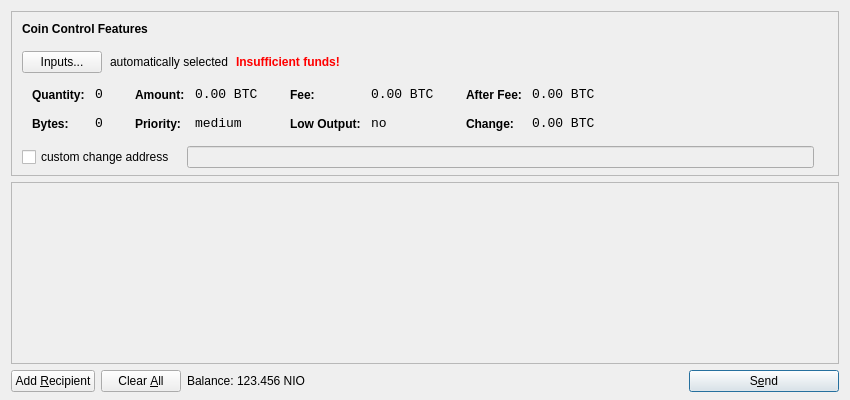
<?xml version="1.0" encoding="UTF-8"?>
<ui version="4.0">
 <class>SendCoinsDialog</class>
 <widget class="QDialog" name="SendCoinsDialog">
  <property name="geometry">
   <rect>
    <x>0</x>
    <y>0</y>
    <width>850</width>
    <height>400</height>
   </rect>
  </property>
  <property name="windowTitle">
   <string>Send Coins</string>
  </property>
  <layout class="QVBoxLayout" name="verticalLayout" stretch="0,1,0">
   <property name="bottomMargin">
    <number>8</number>
   </property>
   <item>
    <widget class="QFrame" name="frameCoinControl">
     <property name="sizePolicy">
      <sizepolicy hsizetype="Expanding" vsizetype="Expanding">
       <horstretch>0</horstretch>
       <verstretch>0</verstretch>
      </sizepolicy>
     </property>
     <property name="maximumSize">
      <size>
       <width>16777215</width>
       <height>16777215</height>
      </size>
     </property>
     <property name="frameShape">
      <enum>QFrame::StyledPanel</enum>
     </property>
     <property name="frameShadow">
      <enum>QFrame::Sunken</enum>
     </property>
     <layout class="QVBoxLayout" name="verticalLayoutCoinControl2">
      <property name="spacing">
       <number>-1</number>
      </property>
      <property name="leftMargin">
       <number>0</number>
      </property>
      <property name="topMargin">
       <number>0</number>
      </property>
      <property name="rightMargin">
       <number>0</number>
      </property>
      <property name="bottomMargin">
       <number>6</number>
      </property>
      <item>
       <layout class="QVBoxLayout" name="verticalLayoutCoinControl" stretch="0,0,0,0,1">
        <property name="spacing">
         <number>0</number>
        </property>
        <property name="leftMargin">
         <number>10</number>
        </property>
        <property name="topMargin">
         <number>10</number>
        </property>
        <item>
         <layout class="QHBoxLayout" name="horizontalLayoutCoinControl1">
          <property name="bottomMargin">
           <number>15</number>
          </property>
          <item>
           <widget class="QLabel" name="labelCoinControlFeatures">
            <property name="sizePolicy">
             <sizepolicy hsizetype="Preferred" vsizetype="Maximum">
              <horstretch>0</horstretch>
              <verstretch>0</verstretch>
             </sizepolicy>
            </property>
            <property name="font">
             <font>
              <weight>75</weight>
              <bold>true</bold>
             </font>
            </property>
            <property name="styleSheet">
             <string notr="true">font-weight:bold;</string>
            </property>
            <property name="text">
             <string>Coin Control Features</string>
            </property>
           </widget>
          </item>
         </layout>
        </item>
        <item>
         <layout class="QHBoxLayout" name="horizontalLayoutCoinControl2" stretch="0,0,0,0">
          <property name="spacing">
           <number>8</number>
          </property>
          <property name="bottomMargin">
           <number>10</number>
          </property>
          <item>
           <widget class="QPushButton" name="pushButtonCoinControl">
            <property name="styleSheet">
             <string notr="true"/>
            </property>
            <property name="text">
             <string>Inputs...</string>
            </property>
           </widget>
          </item>
          <item>
           <widget class="QLabel" name="labelCoinControlAutomaticallySelected">
            <property name="text">
             <string>automatically selected</string>
            </property>
            <property name="margin">
             <number>5</number>
            </property>
           </widget>
          </item>
          <item>
           <widget class="QLabel" name="labelCoinControlInsuffFunds">
            <property name="font">
             <font>
              <weight>75</weight>
              <bold>true</bold>
             </font>
            </property>
            <property name="styleSheet">
             <string notr="true">color:red;font-weight:bold;</string>
            </property>
            <property name="text">
             <string>Insufficient funds!</string>
            </property>
            <property name="margin">
             <number>5</number>
            </property>
           </widget>
          </item>
          <item>
           <spacer name="horizontalSpacerCoinControl">
            <property name="orientation">
             <enum>Qt::Horizontal</enum>
            </property>
            <property name="sizeHint" stdset="0">
             <size>
              <width>40</width>
              <height>1</height>
             </size>
            </property>
           </spacer>
          </item>
         </layout>
        </item>
        <item>
         <widget class="QWidget" name="widgetCoinControl" native="true">
          <property name="sizePolicy">
           <sizepolicy hsizetype="Preferred" vsizetype="Preferred">
            <horstretch>0</horstretch>
            <verstretch>0</verstretch>
           </sizepolicy>
          </property>
          <property name="minimumSize">
           <size>
            <width>0</width>
            <height>0</height>
           </size>
          </property>
          <property name="styleSheet">
           <string notr="true"/>
          </property>
          <layout class="QHBoxLayout" name="horizontalLayoutCoinControl5">
           <property name="margin">
            <number>0</number>
           </property>
           <item>
            <layout class="QHBoxLayout" name="horizontalLayoutCoinControl3" stretch="0,0,0,1">
             <property name="spacing">
              <number>20</number>
             </property>
             <property name="topMargin">
              <number>0</number>
             </property>
             <property name="bottomMargin">
              <number>10</number>
             </property>
             <item>
              <layout class="QFormLayout" name="formLayoutCoinControl1">
               <property name="horizontalSpacing">
                <number>10</number>
               </property>
               <property name="verticalSpacing">
                <number>14</number>
               </property>
               <property name="leftMargin">
                <number>10</number>
               </property>
               <property name="topMargin">
                <number>4</number>
               </property>
               <property name="rightMargin">
                <number>6</number>
               </property>
               <item row="0" column="0">
                <widget class="QLabel" name="labelCoinControlQuantityText">
                 <property name="styleSheet">
                  <string notr="true">font-weight:bold;</string>
                 </property>
                 <property name="text">
                  <string>Quantity:</string>
                 </property>
                 <property name="margin">
                  <number>0</number>
                 </property>
                </widget>
               </item>
               <item row="0" column="1">
                <widget class="QLabel" name="labelCoinControlQuantity">
                 <property name="font">
                  <font>
                   <family>Monospace</family>
                   <pointsize>10</pointsize>
                  </font>
                 </property>
                 <property name="cursor">
                  <cursorShape>IBeamCursor</cursorShape>
                 </property>
                 <property name="contextMenuPolicy">
                  <enum>Qt::ActionsContextMenu</enum>
                 </property>
                 <property name="text">
                  <string notr="true">0</string>
                 </property>
                 <property name="margin">
                  <number>0</number>
                 </property>
                 <property name="textInteractionFlags">
                  <set>Qt::LinksAccessibleByMouse|Qt::TextSelectableByKeyboard|Qt::TextSelectableByMouse</set>
                 </property>
                </widget>
               </item>
               <item row="1" column="0">
                <widget class="QLabel" name="labelCoinControlBytesText">
                 <property name="styleSheet">
                  <string notr="true">font-weight:bold;</string>
                 </property>
                 <property name="text">
                  <string>Bytes:</string>
                 </property>
                </widget>
               </item>
               <item row="1" column="1">
                <widget class="QLabel" name="labelCoinControlBytes">
                 <property name="font">
                  <font>
                   <family>Monospace</family>
                   <pointsize>10</pointsize>
                  </font>
                 </property>
                 <property name="cursor">
                  <cursorShape>IBeamCursor</cursorShape>
                 </property>
                 <property name="contextMenuPolicy">
                  <enum>Qt::ActionsContextMenu</enum>
                 </property>
                 <property name="text">
                  <string notr="true">0</string>
                 </property>
                 <property name="textInteractionFlags">
                  <set>Qt::LinksAccessibleByMouse|Qt::TextSelectableByKeyboard|Qt::TextSelectableByMouse</set>
                 </property>
                </widget>
               </item>
              </layout>
             </item>
             <item>
              <layout class="QFormLayout" name="formLayoutCoinControl2">
               <property name="horizontalSpacing">
                <number>10</number>
               </property>
               <property name="verticalSpacing">
                <number>14</number>
               </property>
               <property name="leftMargin">
                <number>6</number>
               </property>
               <property name="topMargin">
                <number>4</number>
               </property>
               <property name="rightMargin">
                <number>6</number>
               </property>
               <item row="0" column="0">
                <widget class="QLabel" name="labelCoinControlAmountText">
                 <property name="styleSheet">
                  <string notr="true">font-weight:bold;</string>
                 </property>
                 <property name="text">
                  <string>Amount:</string>
                 </property>
                 <property name="margin">
                  <number>0</number>
                 </property>
                </widget>
               </item>
               <item row="0" column="1">
                <widget class="QLabel" name="labelCoinControlAmount">
                 <property name="font">
                  <font>
                   <family>Monospace</family>
                   <pointsize>10</pointsize>
                  </font>
                 </property>
                 <property name="cursor">
                  <cursorShape>IBeamCursor</cursorShape>
                 </property>
                 <property name="contextMenuPolicy">
                  <enum>Qt::ActionsContextMenu</enum>
                 </property>
                 <property name="text">
                  <string notr="true">0.00 BTC</string>
                 </property>
                 <property name="textInteractionFlags">
                  <set>Qt::LinksAccessibleByMouse|Qt::TextSelectableByKeyboard|Qt::TextSelectableByMouse</set>
                 </property>
                </widget>
               </item>
               <item row="1" column="0">
                <widget class="QLabel" name="labelCoinControlPriorityText">
                 <property name="styleSheet">
                  <string notr="true">font-weight:bold;</string>
                 </property>
                 <property name="text">
                  <string>Priority:</string>
                 </property>
                </widget>
               </item>
               <item row="1" column="1">
                <widget class="QLabel" name="labelCoinControlPriority">
                 <property name="font">
                  <font>
                   <family>Monospace</family>
                   <pointsize>10</pointsize>
                  </font>
                 </property>
                 <property name="cursor">
                  <cursorShape>IBeamCursor</cursorShape>
                 </property>
                 <property name="contextMenuPolicy">
                  <enum>Qt::ActionsContextMenu</enum>
                 </property>
                 <property name="text">
                  <string>medium</string>
                 </property>
                 <property name="textInteractionFlags">
                  <set>Qt::LinksAccessibleByMouse|Qt::TextSelectableByKeyboard|Qt::TextSelectableByMouse</set>
                 </property>
                </widget>
               </item>
              </layout>
             </item>
             <item>
              <layout class="QFormLayout" name="formLayoutCoinControl3">
               <property name="horizontalSpacing">
                <number>10</number>
               </property>
               <property name="verticalSpacing">
                <number>14</number>
               </property>
               <property name="leftMargin">
                <number>6</number>
               </property>
               <property name="topMargin">
                <number>4</number>
               </property>
               <property name="rightMargin">
                <number>6</number>
               </property>
               <item row="0" column="0">
                <widget class="QLabel" name="labelCoinControlFeeText">
                 <property name="styleSheet">
                  <string notr="true">font-weight:bold;</string>
                 </property>
                 <property name="text">
                  <string>Fee:</string>
                 </property>
                 <property name="margin">
                  <number>0</number>
                 </property>
                </widget>
               </item>
               <item row="0" column="1">
                <widget class="QLabel" name="labelCoinControlFee">
                 <property name="font">
                  <font>
                   <family>Monospace</family>
                   <pointsize>10</pointsize>
                  </font>
                 </property>
                 <property name="cursor">
                  <cursorShape>IBeamCursor</cursorShape>
                 </property>
                 <property name="contextMenuPolicy">
                  <enum>Qt::ActionsContextMenu</enum>
                 </property>
                 <property name="text">
                  <string notr="true">0.00 BTC</string>
                 </property>
                 <property name="textInteractionFlags">
                  <set>Qt::LinksAccessibleByMouse|Qt::TextSelectableByKeyboard|Qt::TextSelectableByMouse</set>
                 </property>
                </widget>
               </item>
               <item row="1" column="0">
                <widget class="QLabel" name="labelCoinControlLowOutputText">
                 <property name="styleSheet">
                  <string notr="true">font-weight:bold;</string>
                 </property>
                 <property name="text">
                  <string>Low Output:</string>
                 </property>
                </widget>
               </item>
               <item row="1" column="1">
                <widget class="QLabel" name="labelCoinControlLowOutput">
                 <property name="font">
                  <font>
                   <family>Monospace</family>
                   <pointsize>10</pointsize>
                  </font>
                 </property>
                 <property name="cursor">
                  <cursorShape>IBeamCursor</cursorShape>
                 </property>
                 <property name="contextMenuPolicy">
                  <enum>Qt::ActionsContextMenu</enum>
                 </property>
                 <property name="text">
                  <string>no</string>
                 </property>
                 <property name="textInteractionFlags">
                  <set>Qt::LinksAccessibleByMouse|Qt::TextSelectableByKeyboard|Qt::TextSelectableByMouse</set>
                 </property>
                </widget>
               </item>
              </layout>
             </item>
             <item>
              <layout class="QFormLayout" name="formLayoutCoinControl4">
               <property name="horizontalSpacing">
                <number>10</number>
               </property>
               <property name="verticalSpacing">
                <number>14</number>
               </property>
               <property name="leftMargin">
                <number>6</number>
               </property>
               <property name="topMargin">
                <number>4</number>
               </property>
               <property name="rightMargin">
                <number>6</number>
               </property>
               <item row="0" column="0">
                <widget class="QLabel" name="labelCoinControlAfterFeeText">
                 <property name="styleSheet">
                  <string notr="true">font-weight:bold;</string>
                 </property>
                 <property name="text">
                  <string>After Fee:</string>
                 </property>
                 <property name="margin">
                  <number>0</number>
                 </property>
                </widget>
               </item>
               <item row="0" column="1">
                <widget class="QLabel" name="labelCoinControlAfterFee">
                 <property name="font">
                  <font>
                   <family>Monospace</family>
                   <pointsize>10</pointsize>
                  </font>
                 </property>
                 <property name="cursor">
                  <cursorShape>IBeamCursor</cursorShape>
                 </property>
                 <property name="contextMenuPolicy">
                  <enum>Qt::ActionsContextMenu</enum>
                 </property>
                 <property name="text">
                  <string notr="true">0.00 BTC</string>
                 </property>
                 <property name="textInteractionFlags">
                  <set>Qt::LinksAccessibleByMouse|Qt::TextSelectableByKeyboard|Qt::TextSelectableByMouse</set>
                 </property>
                </widget>
               </item>
               <item row="1" column="0">
                <widget class="QLabel" name="labelCoinControlChangeText">
                 <property name="styleSheet">
                  <string notr="true">font-weight:bold;</string>
                 </property>
                 <property name="text">
                  <string>Change:</string>
                 </property>
                </widget>
               </item>
               <item row="1" column="1">
                <widget class="QLabel" name="labelCoinControlChange">
                 <property name="font">
                  <font>
                   <family>Monospace</family>
                   <pointsize>10</pointsize>
                  </font>
                 </property>
                 <property name="cursor">
                  <cursorShape>IBeamCursor</cursorShape>
                 </property>
                 <property name="contextMenuPolicy">
                  <enum>Qt::ActionsContextMenu</enum>
                 </property>
                 <property name="text">
                  <string notr="true">0.00 BTC</string>
                 </property>
                 <property name="textInteractionFlags">
                  <set>Qt::LinksAccessibleByMouse|Qt::TextSelectableByKeyboard|Qt::TextSelectableByMouse</set>
                 </property>
                </widget>
               </item>
              </layout>
             </item>
            </layout>
           </item>
          </layout>
         </widget>
        </item>
        <item>
         <layout class="QHBoxLayout" name="horizontalLayoutCoinControl4" stretch="0,0,0">
          <property name="spacing">
           <number>12</number>
          </property>
          <property name="sizeConstraint">
           <enum>QLayout::SetDefaultConstraint</enum>
          </property>
          <property name="topMargin">
           <number>5</number>
          </property>
          <property name="rightMargin">
           <number>5</number>
          </property>
          <item>
           <widget class="QCheckBox" name="checkBoxCoinControlChange">
            <property name="text">
             <string>custom change address</string>
            </property>
           </widget>
          </item>
          <item>
           <widget class="QLineEdit" name="lineEditCoinControlChange">
            <property name="enabled">
             <bool>false</bool>
            </property>
            <property name="sizePolicy">
             <sizepolicy hsizetype="Expanding" vsizetype="Fixed">
              <horstretch>0</horstretch>
              <verstretch>0</verstretch>
             </sizepolicy>
            </property>
           </widget>
          </item>
          <item>
           <widget class="QLabel" name="labelCoinControlChangeLabel">
            <property name="sizePolicy">
             <sizepolicy hsizetype="Preferred" vsizetype="Expanding">
              <horstretch>0</horstretch>
              <verstretch>0</verstretch>
             </sizepolicy>
            </property>
            <property name="minimumSize">
             <size>
              <width>0</width>
              <height>0</height>
             </size>
            </property>
            <property name="text">
             <string/>
            </property>
            <property name="margin">
             <number>3</number>
            </property>
           </widget>
          </item>
         </layout>
        </item>
        <item>
         <spacer name="verticalSpacerCoinControl">
          <property name="orientation">
           <enum>Qt::Vertical</enum>
          </property>
          <property name="sizeHint" stdset="0">
           <size>
            <width>800</width>
            <height>1</height>
           </size>
          </property>
         </spacer>
        </item>
       </layout>
      </item>
     </layout>
    </widget>
   </item>
   <item>
    <widget class="QScrollArea" name="scrollArea">
     <property name="widgetResizable">
      <bool>true</bool>
     </property>
     <widget class="QWidget" name="scrollAreaWidgetContents">
      <property name="geometry">
       <rect>
        <x>0</x>
        <y>0</y>
        <width>830</width>
        <height>165</height>
       </rect>
      </property>
      <layout class="QVBoxLayout" name="verticalLayout_2">
       <property name="margin">
        <number>0</number>
       </property>
       <item>
        <layout class="QVBoxLayout" name="entries">
         <property name="spacing">
          <number>6</number>
         </property>
        </layout>
       </item>
       <item>
        <spacer name="verticalSpacer">
         <property name="orientation">
          <enum>Qt::Vertical</enum>
         </property>
         <property name="sizeHint" stdset="0">
          <size>
           <width>20</width>
           <height>40</height>
          </size>
         </property>
        </spacer>
       </item>
      </layout>
     </widget>
    </widget>
   </item>
   <item>
    <layout class="QHBoxLayout" name="horizontalLayout">
     <item>
      <widget class="QPushButton" name="addButton">
       <property name="toolTip">
        <string>Send to multiple recipients at once</string>
       </property>
       <property name="text">
        <string>Add &amp;Recipient</string>
       </property>
       <property name="icon">
        <iconset resource="../bitcoin.qrc">
         <normaloff>:/icons/add</normaloff>:/icons/add</iconset>
       </property>
       <property name="autoDefault">
        <bool>false</bool>
       </property>
      </widget>
     </item>
     <item>
      <widget class="QPushButton" name="clearButton">
       <property name="sizePolicy">
        <sizepolicy hsizetype="Minimum" vsizetype="Fixed">
         <horstretch>0</horstretch>
         <verstretch>0</verstretch>
        </sizepolicy>
       </property>
       <property name="toolTip">
        <string>Remove all transaction fields</string>
       </property>
       <property name="text">
        <string>Clear &amp;All</string>
       </property>
       <property name="icon">
        <iconset resource="../bitcoin.qrc">
         <normaloff>:/icons/remove</normaloff>:/icons/remove</iconset>
       </property>
       <property name="autoRepeatDelay">
        <number>300</number>
       </property>
       <property name="autoDefault">
        <bool>false</bool>
       </property>
      </widget>
     </item>
     <item>
      <layout class="QHBoxLayout" name="horizontalLayout_2">
       <property name="spacing">
        <number>3</number>
       </property>
       <item>
        <widget class="QLabel" name="label">
         <property name="text">
          <string>Balance:</string>
         </property>
        </widget>
       </item>
       <item>
        <widget class="QLabel" name="labelBalance">
         <property name="cursor">
          <cursorShape>IBeamCursor</cursorShape>
         </property>
         <property name="text">
          <string>123.456 NIO</string>
         </property>
         <property name="textInteractionFlags">
          <set>Qt::LinksAccessibleByMouse|Qt::TextSelectableByKeyboard|Qt::TextSelectableByMouse</set>
         </property>
        </widget>
       </item>
      </layout>
     </item>
     <item>
      <spacer name="horizontalSpacer">
       <property name="orientation">
        <enum>Qt::Horizontal</enum>
       </property>
       <property name="sizeHint" stdset="0">
        <size>
         <width>40</width>
         <height>20</height>
        </size>
       </property>
      </spacer>
     </item>
     <item>
      <widget class="QPushButton" name="sendButton">
       <property name="minimumSize">
        <size>
         <width>150</width>
         <height>0</height>
        </size>
       </property>
       <property name="toolTip">
        <string>Confirm the send action</string>
       </property>
       <property name="text">
        <string>S&amp;end</string>
       </property>
       <property name="icon">
        <iconset resource="../bitcoin.qrc">
         <normaloff>:/icons/send</normaloff>:/icons/send</iconset>
       </property>
       <property name="default">
        <bool>true</bool>
       </property>
      </widget>
     </item>
    </layout>
   </item>
  </layout>
 </widget>
 <resources>
  <include location="../bitcoin.qrc"/>
 </resources>
 <connections/>
</ui>
